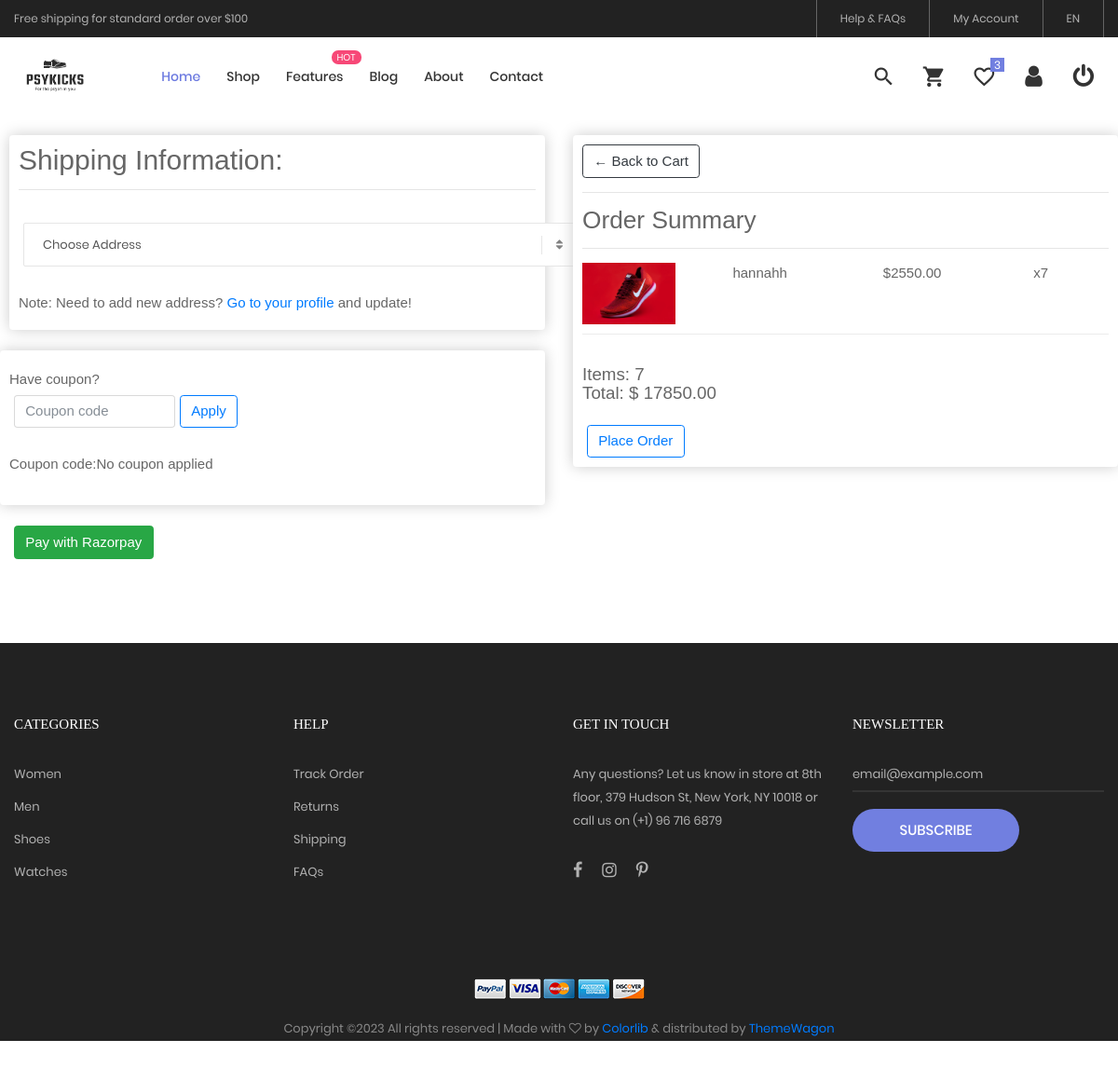
Before: /usercheckout/ (signed in) with the older database file.
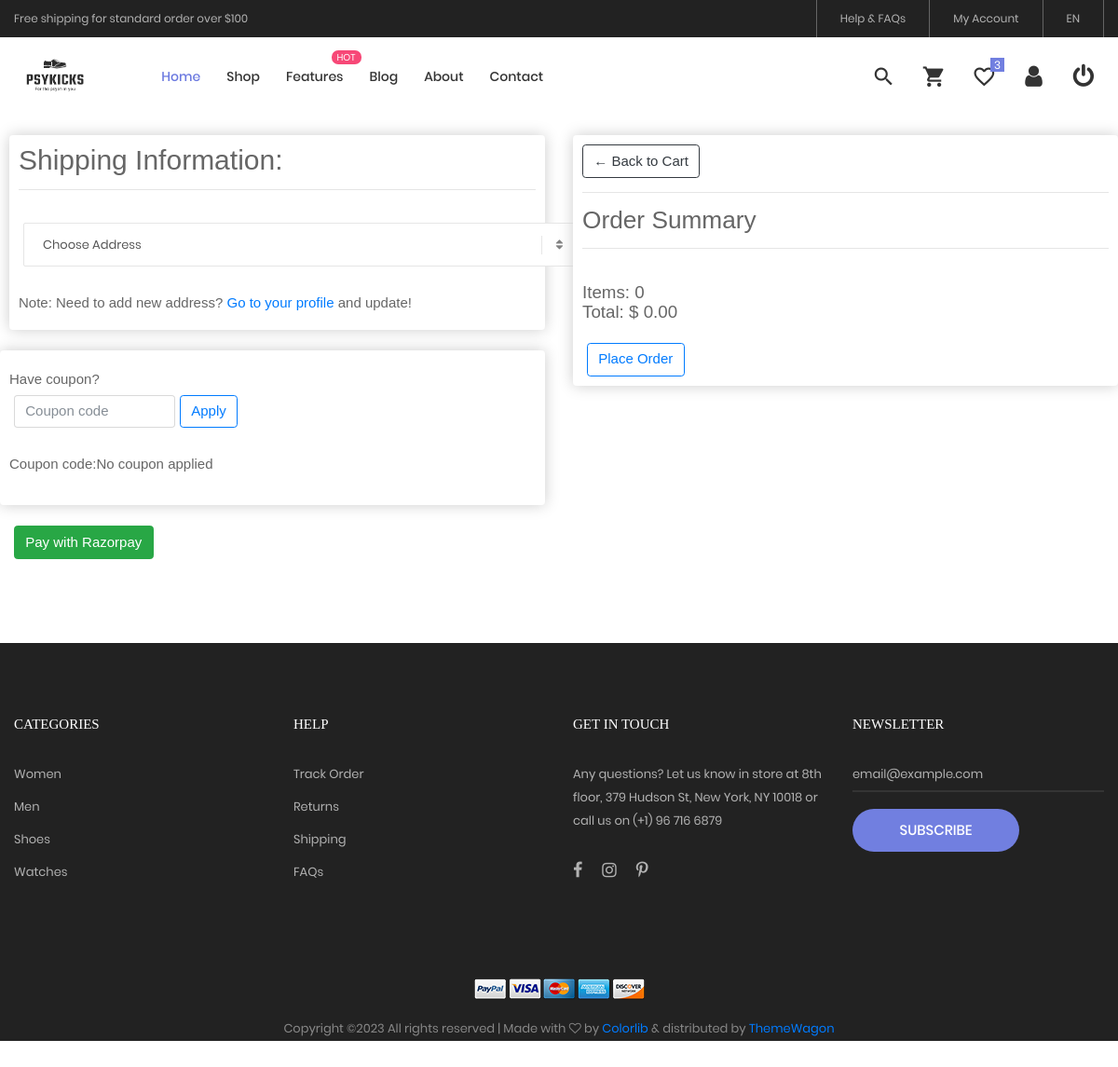
After: the same page with the newer database file.
### myapp/models.py (models this page shows, shortened)
class Cart(models.Model):
    user = models.ForeignKey(customer, on_delete=models.CASCADE)
    variant= models.ForeignKey(Productvariant,on_delete=models.CASCADE)
    quantity = models.PositiveIntegerField()
    total = models.DecimalField(max_digits=10, decimal_places=2)
    coupon = models.ForeignKey(Coupon,on_delete=models.SET_NULL,null=True, blank=True)

class Productvariant(models.Model):
    product = models.ForeignKey(Products, on_delete=models.CASCADE,null=True, blank=True, default=None)
    color = models.ManyToManyField(Color)
    size = models.ManyToManyField(Size)
    price = models.DecimalField(max_digits=10, decimal_places=2)
    stock = models.IntegerField()
    description = models.TextField(blank=True)

class Products(models.Model):
    name = models.CharField(max_length=200, unique=True)
    category = models.ForeignKey(Category, on_delete=models.CASCADE)
    brand = models.ForeignKey(Brand, on_delete=models.CASCADE, default=None, null=True)
    digital = models.BooleanField(default=False)

class ProductImage(models.Model):
    product = models.ForeignKey(Products, on_delete=models.CASCADE,null=True, blank=True, related_name='images', default=None)
    image = models.ImageField(upload_to='products/', null=True, blank=True)

### myapp/views.py (the view, shortened to what this page needs)
# urls.py: path("usercheckout/",views.usercheckout, name="usercheckout"),
def usercheckout(request):
    if customer.objects.get(username=request.session["username"]).isblocked:
        return redirect("login")
    if "username" in request.session:
        client = razorpay.Client(
        auth=(RAZORPAY_API_KEY, RAZORPAY_API_SECRET_KEY))
        username = request.session.get("username")
        userobj = customer.objects.get(username=username)
        addressobj = ShippingAddress.objects.filter(customer=userobj)
        cartobj = Cart.objects.filter(user=userobj)
        totalsum = 0
        for item in cartobj:
            totalsum += item.total
        amount=float(totalsum*100)
        currency='INR'
        data = dict(amount=amount,currency=currency,payment_capture=1)
        payment_order = client.order.create(data=data)
        payment_order_id=payment_order['id']
        if username is None:
            return redirect("login")
        user = customer.objects.get(username=username)
        cartobj = Cart.objects.filter(user=user)
        quantsum = 0
        total_price = 0
        for item in cartobj:
            quantsum += item.quantity
            total_price += item.total
        username = request.session["username"]
        user = customer.objects.get(username=username)
        wishlist_items = Wishlist.objects.filter(customer=user)
        count = wishlist_items.count()
        context = {
            "cartobj": cartobj,
            "quantsum": quantsum,
            "total_price": total_price,
            'count':count,
            "order_id":payment_order_id,
            "api_key":RAZORPAY_API_KEY ,
            "addressobj":addressobj
        }
    return render(request, "myapp/checkout.html", context)

### myapp/templates/myapp/checkout.html (shortened to what this page needs)
{% extends 'myapp/userindex.html' %}
{% load static %}
{% block content %}
<div class="row">
    <div class="col-lg-6">
        <div class="box-element" id="form-wrapper" style="margin-left:10px">
            <form id="form" method="POST">
                <h2>Shipping Information:</h2>
                <div id="shipping-info">
                    <hr>
                    <div class="form-field">
                        <div class="size-204 respon6-next">
                            <div class="rs1-select2 bor8 bg0" style="width:600px">
                            </div>
                        </div>
                    </div>
                    <div style="display:flex; flex-direction:row">
                        <label>Note: Need to add new address? <a href="{% url 'userprofile' %}">Go to your profile </a>and update!</label>
                    </div>
                </div>
        </div>
        <br>
        <div class="box-element" style="display:flex; flex-direction:row" >
            <label style="margin-top:10px">Have coupon? <label>
                    <div class="form-field" style="display:flex; flex-direction:row">
                        <input type="text" class="form-control" name="coupon" placeholder="Coupon code" aria-label="Coupon code">
                        <button name="couponbutton" class="btn btn-outline-primary" type="submit" id="button-addon2" style="margin-left:5px">Apply</button>
                    </div>
                    <br>
                    <div style="display:flex; flex-direction:row">
                        <label>Coupon code:</label>
                        {% if cartobj.first.coupon %}
                            <a href="{% url 'remove_coupon' cartobj.first.coupon.id %}" class="btn btn-success" style="margin-left:5px">{{ cartobj.first.coupon.coupon_code }}</a>
                        {% else %}
                            <span>No coupon applied</span>
                        {% endif %}
                    </div>
        </div>
          <br>
    </div>
    <div class="col-lg-6">
        <div class="box-element" >
            <a class="btn btn-outline-dark" href="{% url 'usercart' %}">&#x2190; Back to Cart</a>
            <hr>
            <h3>Order Summary</h3>
            <hr>
            {% for item in cartobj %}
            <div class="cart-row">
                <div style="flex:2"><img class="row-image" src="{{ item.variant.product.images.first.image.url }}"></div>
                <div style="flex:2"><p>{{item.variant.product.name}}</p></div>
                <div style="flex:2"><p>${{item.variant.price}}</p></div>
                <div style="flex:1"><p>x{{item.quantity}}</p></div>
            </div>
            {% endfor %}
            <br>
            <h5>Items: {{quantsum}}</h5>
            <h5>Total: $ <span id="totalamount"> {{total_price|floatformat:2}} </span> </h5>
            <br>
                    <div>
                        <button name="placeorder" class="btn btn-outline-primary" type="submit" id="button-addon2" style="margin-left:5px">Place Order</button>
                    </div>
        </div>
    </div>
</div>
<div class="col-md-6">
    <button name="razorpaybutton" type="submit"   class="btn btn-success" id="rzp-button1">Pay with Razorpay</button>
</div>
{% endblock content %}

Changed rows visible on the page:
removed Cart: variant.product.images.first.image (picture), variant.product.name "hannahh", variant.price "2550.00", quantity "7"
Other visible differences:
{{ quantsum }}: "7" → "0"
{{ total_price|floatformat:2 }}: "17850.00" → "0.00"
